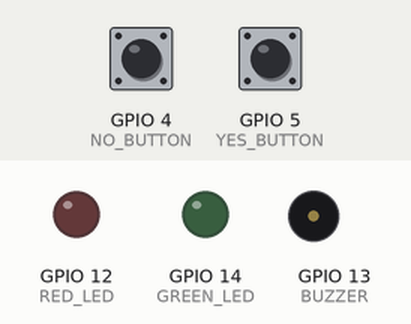
The sketch below on a simulated ESP8266 (NodeMCU). Parts: output pins drawn as LEDs (lit = HIGH), buzzer (waves = sounding, pin HIGH). Dashed ring = blinking. The inputs (shaded band) are chosen by the test bench; at power-on: GPIO 4 (NO_BUTTON) HIGH, GPIO 5 (YES_BUTTON) HIGH. WiFi joins after 1.5 s; servers stay silent unless stated; uploads are accepted with an empty reply; what the sketch prints to the serial monitor is not drawn.

Above: at 2.7 s.
2.8 s: GPIO 4 (NO_BUTTON) pulled LOW for 0.15 s
At 3.07 s:
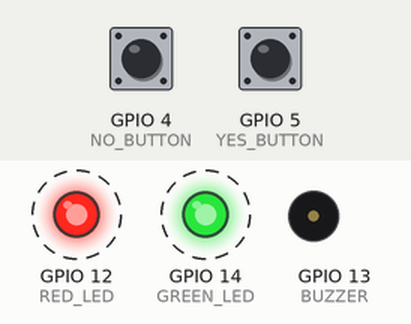
4.9 s: GPIO 5 (YES_BUTTON) pulled LOW for 3.2 s
At 5.17 s:
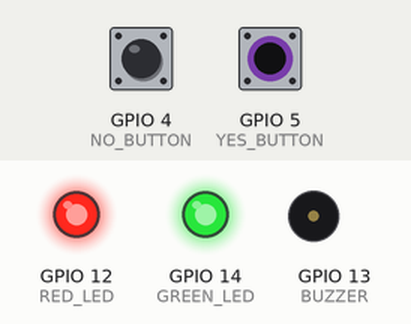
9.6 s: GPIO 4 (NO_BUTTON) pulled LOW for 3.2 s
At 13.4 s:
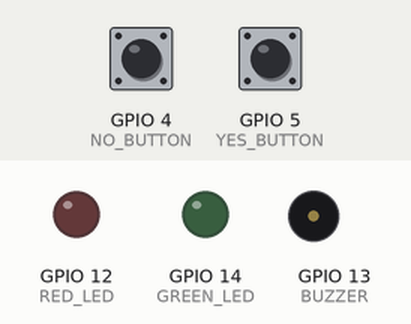
Timing chart, 0 to 14.9 s (numbered marks = the images above; inputs shaded):
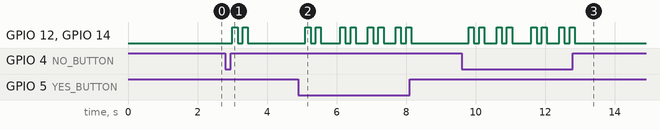

Measured:
- after the input at 2.8 s, GPIO 12 (RED_LED), GPIO 14 (GREEN_LED): alternates HIGH for 0.15 s and LOW for 0.15 s, 4 changes in all, then stays LOW, starting after 0.20 s
- after the input at 4.9 s, GPIO 12 (RED_LED), GPIO 14 (GREEN_LED): LOW → HIGH after 0.20 s, → LOW 0.15 s later, → HIGH 0.15 s later, → LOW 0.15 s later, … (16 changes in this stretch)
- after the input at 9.6 s, GPIO 12 (RED_LED), GPIO 14 (GREEN_LED): LOW → HIGH after 0.20 s, → LOW 0.15 s later, → HIGH 0.15 s later, → LOW 0.15 s later, … (16 changes in this stretch)

The sketch:

quiz_controller.ino
```cpp
#include <ESP8266WiFi.h>
#include <ESP8266HTTPClient.h>
#include <WiFiClient.h>

// change these before uploading
const char* WIFI_SSID = "your_wifi_name";
const char* WIFI_PASSWORD = "your_wifi_password";

// change this to your computer's local ip address, the one running the flask backend
const char* SERVER_HOST = "192.168.1.100";
const int SERVER_PORT = 5000;

// pins, chosen to avoid the esp8266 boot sensitive pins
const int YES_BUTTON = 5;   // D1
const int NO_BUTTON  = 4;   // D2
const int GREEN_LED  = 14;  // D5
const int RED_LED    = 12;  // D6
const int BUZZER     = 13;  // D7

const unsigned long DEBOUNCE_MS = 300;
const unsigned long HEARTBEAT_MS = 5000;

unsigned long lastPressTime = 0;
unsigned long lastHeartbeat = 0;
bool busy = false;

void setup() {
  Serial.begin(115200);

  pinMode(YES_BUTTON, INPUT_PULLUP);
  pinMode(NO_BUTTON, INPUT_PULLUP);
  pinMode(GREEN_LED, OUTPUT);
  pinMode(RED_LED, OUTPUT);
  pinMode(BUZZER, OUTPUT);

  digitalWrite(GREEN_LED, LOW);
  digitalWrite(RED_LED, LOW);
  digitalWrite(BUZZER, LOW);

  connectWifi();
}

void connectWifi() {
  Serial.print("connecting to wifi");
  WiFi.begin(WIFI_SSID, WIFI_PASSWORD);

  unsigned long start = millis();
  while (WiFi.status() != WL_CONNECTED && millis() - start < 15000) {
    delay(300);
    Serial.print(".");
  }

  if (WiFi.status() == WL_CONNECTED) {
    Serial.println("");
    Serial.print("connected, ip: ");
    Serial.println(WiFi.localIP());
  } else {
    Serial.println("");
    Serial.println("could not connect yet, will keep retrying in the loop");
  }
}

void loop() {
  if (WiFi.status() != WL_CONNECTED) {
    connectWifi();
    return;
  }

  if (!busy) {
    if (digitalRead(YES_BUTTON) == LOW && millis() - lastPressTime > DEBOUNCE_MS) {
      lastPressTime = millis();
      sendAnswer("yes");
    } else if (digitalRead(NO_BUTTON) == LOW && millis() - lastPressTime > DEBOUNCE_MS) {
      lastPressTime = millis();
      sendAnswer("no");
    }
  }

  if (millis() - lastHeartbeat > HEARTBEAT_MS) {
    lastHeartbeat = millis();
    sendHeartbeat();
  }
}

void sendAnswer(String answer) {
  busy = true;

  WiFiClient client;
  HTTPClient http;
  String url = "http://" + String(SERVER_HOST) + ":" + String(SERVER_PORT) + "/answer";

  http.begin(client, url);
  http.addHeader("Content-Type", "text/plain");
  int code = http.POST(answer);

  String result = "";
  if (code == 200) {
    result = http.getString();
  }
  http.end();

  result.trim();
  result.toUpperCase();

  Serial.print("sent ");
  Serial.print(answer);
  Serial.print(", got ");
  Serial.println(result);

  if (result == "CORRECT") {
    playCorrect();
  } else if (result == "WRONG") {
    playWrong();
  } else {
    playError();
  }

  busy = false;
}

void sendHeartbeat() {
  WiFiClient client;
  HTTPClient http;
  String url = "http://" + String(SERVER_HOST) + ":" + String(SERVER_PORT) + "/esp/ping";
  http.begin(client, url);
  http.GET();
  http.end();
}

void playCorrect() {
  digitalWrite(GREEN_LED, HIGH);
  digitalWrite(BUZZER, HIGH);
  delay(1000);
  digitalWrite(BUZZER, LOW);
  digitalWrite(GREEN_LED, LOW);
}

void playWrong() {
  digitalWrite(RED_LED, HIGH);
  for (int i = 0; i < 3; i++) {
    digitalWrite(BUZZER, HIGH);
    delay(500);
    digitalWrite(BUZZER, LOW);
    delay(200);
  }
  digitalWrite(RED_LED, LOW);
}

void playError() {
  for (int i = 0; i < 2; i++) {
    digitalWrite(GREEN_LED, HIGH);
    digitalWrite(RED_LED, HIGH);
    delay(150);
    digitalWrite(GREEN_LED, LOW);
    digitalWrite(RED_LED, LOW);
    delay(150);
  }
}
```
